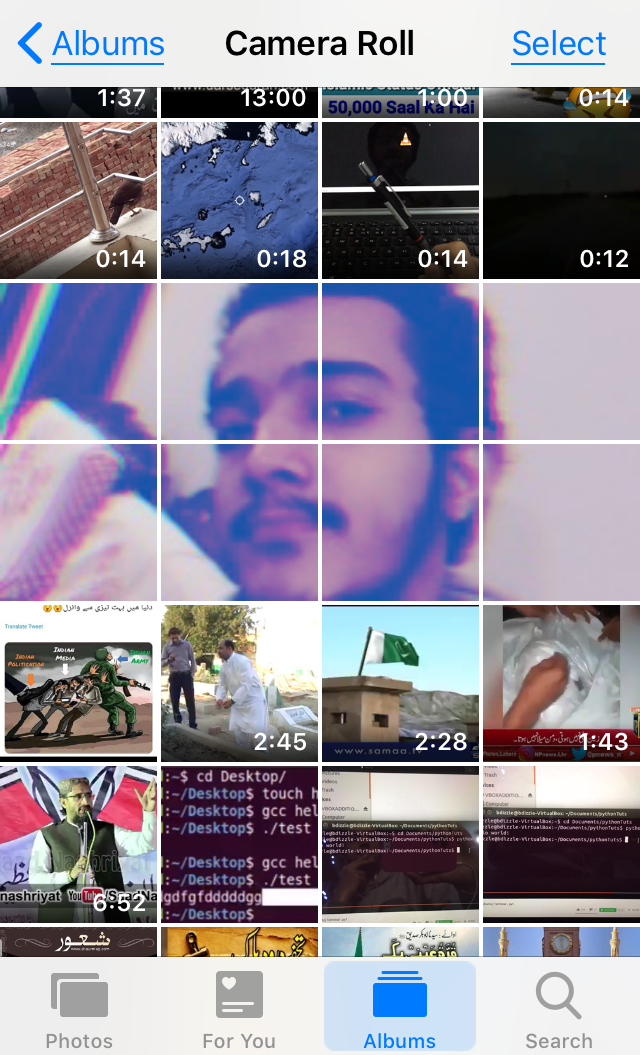
#> input picture IMG_1107.PNG, 640 x 1055 px
$ python tiler.py   (Python 2 division)
#> lines starting #> are read from the running program, lines starting #| are printed output that depends on the picture
from PIL import Image
import os
from os.path import expanduser
from pathlib import Path
def series():
    image_path = raw_input('path to image: ')
#> the answer given: IMG_1107.PNG
    with Image.open(image_path) as img:
#> img is the input picture: PIL image 640x1055 RGBA; mean R, G, B, A 144.6, 139.2, 154.8, 255
        width = img.size[0]
#> width = 640
        height = img.size[1]
#> height = 1055
    name = 1
    a = width/4
#> a = 160
    i = height/a
#> i = 6
    i = int(i)
    print "PROPERTIES"
    print "IMAGE WIDTH:"+str(width)+" IMAGE HEIGHT:"+str(height)+" TILE WIDTH AND HEIGHT:"+str(a)+" ROWS:"+str(i)
#| IMAGE WIDTH:640 IMAGE HEIGHT:1055 TILE WIDTH AND HEIGHT:160 ROWS:6
    x1 = 0
    y1 = 0
    x2 = y2 = a
#> x2 = 160; y2 = 160
    img_name = Path(image_path).stem
    os.mkdir(str(img_name) + "tiled")
    for x in range(i):
        for y in range(4):
            # create folder with image name
            saved_location = img_name + 'tiled/' + str(name) + '.jpg'
            coords = (x1,y1,x1+x2,y1+y2)
#> coords = (0, 0, 160, 160)
            imgO = Image.open(image_path)
            cropped_image = imgO.crop(coords)
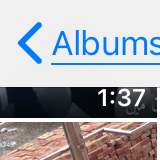
#> cropped_image: PIL image 160x160 RGBA; mean R, G, B, A 170, 169.6, 175.3, 255
            cropped_image.save(saved_location)
            x1 = x1 + int(a)
#> x1 = 160
            name = name + 1
        y1 = y1 + int(a)
#> y1 = 160
        x1 = 0
    print('TILLING_COMPLETED ----------------------------> ' + str(name - 1) + ' TILES EXPORTED')
series()
